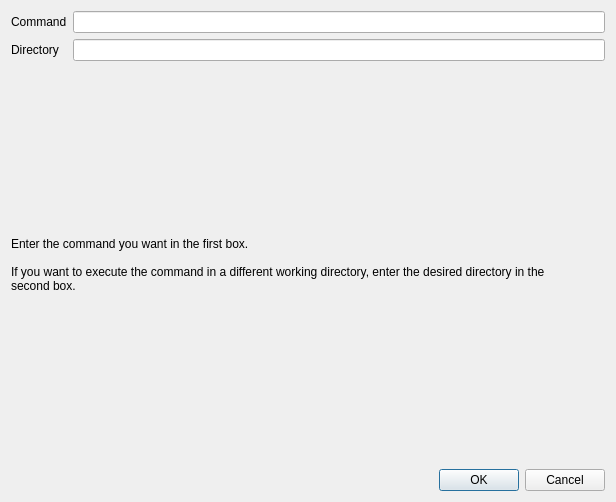
<?xml version="1.0" encoding="UTF-8"?>
<ui version="4.0">
 <class>ExecutableDialog</class>
 <widget class="QDialog" name="ExecutableDialog">
  <property name="geometry">
   <rect>
    <x>0</x>
    <y>0</y>
    <width>616</width>
    <height>502</height>
   </rect>
  </property>
  <property name="windowTitle">
   <string>Dialog</string>
  </property>
  <layout class="QGridLayout" name="gridLayout_2">
   <item row="8" column="0">
    <widget class="QDialogButtonBox" name="buttonBox">
     <property name="orientation">
      <enum>Qt::Horizontal</enum>
     </property>
     <property name="standardButtons">
      <set>QDialogButtonBox::Cancel|QDialogButtonBox::Ok</set>
     </property>
    </widget>
   </item>
   <item row="7" column="0">
    <spacer name="verticalSpacer_2">
     <property name="orientation">
      <enum>Qt::Vertical</enum>
     </property>
     <property name="sizeHint" stdset="0">
      <size>
       <width>20</width>
       <height>40</height>
      </size>
     </property>
    </spacer>
   </item>
   <item row="4" column="0">
    <spacer name="verticalSpacer">
     <property name="orientation">
      <enum>Qt::Vertical</enum>
     </property>
     <property name="sizeHint" stdset="0">
      <size>
       <width>20</width>
       <height>40</height>
      </size>
     </property>
    </spacer>
   </item>
   <item row="3" column="0">
    <layout class="QGridLayout" name="gridLayout">
     <item row="3" column="1">
      <widget class="QLabel" name="label_2">
       <property name="text">
        <string>Directory</string>
       </property>
      </widget>
     </item>
     <item row="3" column="2">
      <widget class="QLineEdit" name="directory">
       <property name="placeholderText">
        <string/>
       </property>
       <property name="clearButtonEnabled">
        <bool>true</bool>
       </property>
      </widget>
     </item>
     <item row="2" column="1">
      <widget class="QLabel" name="label">
       <property name="text">
        <string>Command</string>
       </property>
      </widget>
     </item>
     <item row="2" column="2">
      <widget class="QLineEdit" name="command">
       <property name="clearButtonEnabled">
        <bool>true</bool>
       </property>
      </widget>
     </item>
    </layout>
   </item>
   <item row="5" column="0">
    <layout class="QHBoxLayout" name="horizontalLayout">
     <item>
      <widget class="QLabel" name="label_3">
       <property name="text">
        <string>Enter the command you want in the first box.

If you want to execute the command in a different working directory, enter the desired directory in the second box.</string>
       </property>
       <property name="scaledContents">
        <bool>false</bool>
       </property>
       <property name="wordWrap">
        <bool>true</bool>
       </property>
       <property name="margin">
        <number>50</number>
       </property>
      </widget>
     </item>
     <item>
      <spacer name="horizontalSpacer">
       <property name="orientation">
        <enum>Qt::Horizontal</enum>
       </property>
       <property name="sizeHint" stdset="0">
        <size>
         <width>40</width>
         <height>20</height>
        </size>
       </property>
      </spacer>
     </item>
    </layout>
   </item>
  </layout>
 </widget>
 <tabstops>
  <tabstop>command</tabstop>
  <tabstop>directory</tabstop>
 </tabstops>
 <resources/>
 <connections>
  <connection>
   <sender>buttonBox</sender>
   <signal>accepted()</signal>
   <receiver>ExecutableDialog</receiver>
   <slot>accept()</slot>
   <hints>
    <hint type="sourcelabel">
     <x>248</x>
     <y>254</y>
    </hint>
    <hint type="destinationlabel">
     <x>157</x>
     <y>274</y>
    </hint>
   </hints>
  </connection>
  <connection>
   <sender>buttonBox</sender>
   <signal>rejected()</signal>
   <receiver>ExecutableDialog</receiver>
   <slot>reject()</slot>
   <hints>
    <hint type="sourcelabel">
     <x>316</x>
     <y>260</y>
    </hint>
    <hint type="destinationlabel">
     <x>286</x>
     <y>274</y>
    </hint>
   </hints>
  </connection>
 </connections>
</ui>
